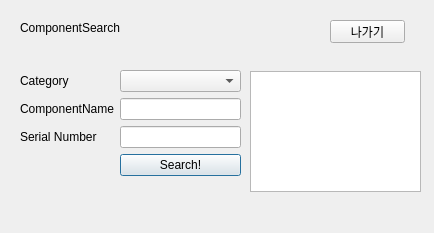
<?xml version="1.0" encoding="UTF-8"?>
<ui version="4.0">
 <class>ComponentSearchDailog</class>
 <widget class="QDialog" name="ComponentSearchDailog">
  <property name="geometry">
   <rect>
    <x>0</x>
    <y>0</y>
    <width>434</width>
    <height>233</height>
   </rect>
  </property>
  <property name="windowTitle">
   <string>Dialog</string>
  </property>
  <widget class="QLabel" name="label_ComponentSearch">
   <property name="geometry">
    <rect>
     <x>20</x>
     <y>20</y>
     <width>111</width>
     <height>16</height>
    </rect>
   </property>
   <property name="text">
    <string>ComponentSearch</string>
   </property>
  </widget>
  <widget class="QWidget" name="formLayoutWidget">
   <property name="geometry">
    <rect>
     <x>20</x>
     <y>70</y>
     <width>221</width>
     <height>121</height>
    </rect>
   </property>
   <layout class="QFormLayout" name="formLayout">
    <item row="0" column="0">
     <widget class="QLabel" name="label_ComponentCategory">
      <property name="text">
       <string>Category</string>
      </property>
     </widget>
    </item>
    <item row="0" column="1">
     <widget class="QComboBox" name="select_ComponentCategory"/>
    </item>
    <item row="1" column="0">
     <widget class="QLabel" name="label_ComponentName">
      <property name="text">
       <string>ComponentName</string>
      </property>
     </widget>
    </item>
    <item row="1" column="1">
     <widget class="QLineEdit" name="text_ComponentName"/>
    </item>
    <item row="2" column="0">
     <widget class="QLabel" name="label_ComponentSerial">
      <property name="text">
       <string>Serial Number</string>
      </property>
     </widget>
    </item>
    <item row="2" column="1">
     <widget class="QLineEdit" name="text_ComponentSerial"/>
    </item>
    <item row="3" column="0">
     <layout class="QVBoxLayout" name="verticalLayout"/>
    </item>
    <item row="3" column="1">
     <widget class="QPushButton" name="btn_Search">
      <property name="text">
       <string>Search!</string>
      </property>
     </widget>
    </item>
   </layout>
  </widget>
  <widget class="QListView" name="listView_ComponentItem">
   <property name="geometry">
    <rect>
     <x>250</x>
     <y>71</y>
     <width>171</width>
     <height>121</height>
    </rect>
   </property>
  </widget>
  <widget class="QPushButton" name="btn_Cancel">
   <property name="geometry">
    <rect>
     <x>330</x>
     <y>20</y>
     <width>75</width>
     <height>23</height>
    </rect>
   </property>
   <property name="text">
    <string>나가기</string>
   </property>
  </widget>
 </widget>
 <resources/>
 <connections/>
</ui>
